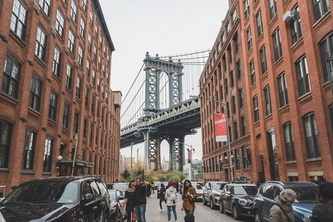
#> input picture img/image_0.jpg, 333 x 222 px, shrunk from 640 x 426 before the run
$ python '2 - Concatenar imagenes.py'
#> lines starting #> are read from the running program, lines starting #| are printed output that depends on the picture
import cv2
import numpy as np

# Carga
img_1 = cv2.imread("img/image_0.jpg")
#> img_1 is the input picture: shape (222, 333, 3); mean B, G, R 106.5, 113.9, 130.7
img_2 = cv2.imread("img/image_1.jpg")
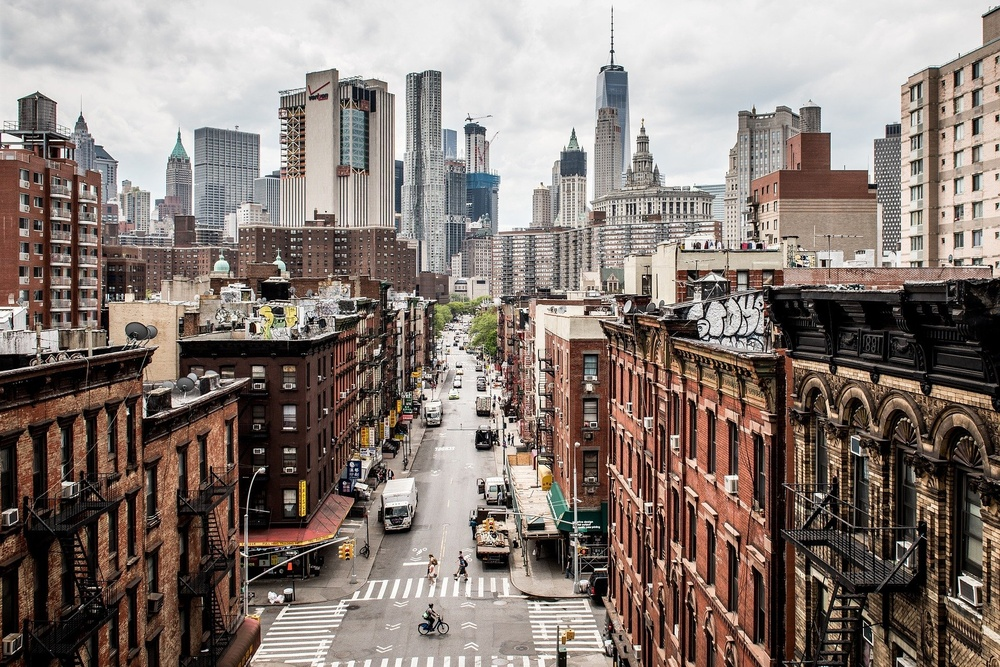
#> input picture img/image_1.jpg, 1000 x 667 px, shrunk from 1920 x 1280 before the run
#> img_2 is the input picture: shape (667, 1000, 3); mean B, G, R 117.4, 123.8, 136.1

# Concatenar imagenes horizontalmente y verticamente
# Las imagenes tienen que tener la misma resolución
# Las matrices deben tener las mismas dimensiones
img_horizontal = np.hstack((img_1, img_1))
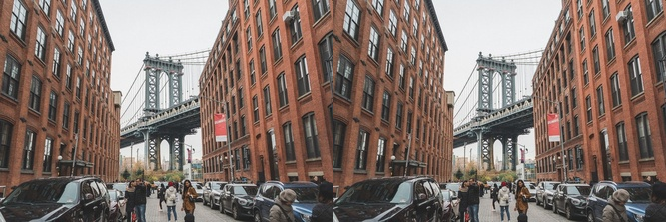
#> img_horizontal: shape (222, 666, 3); mean B, G, R 106.5, 113.9, 130.7
img_vertical = np.vstack((img_1, img_1))
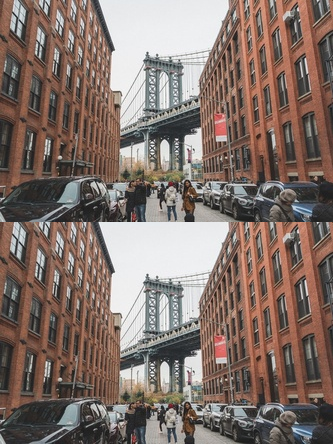
#> img_vertical: shape (444, 333, 3); mean B, G, R 106.5, 113.9, 130.7

# img_horizontal = np.hstack((img_1, img_2))  # Imagenes con distintas resoluciones
# img_vertical = np.vstack((img_1, img_2))  # Imagenes con distintas resoluciones

# Visualización
cv2.imshow("Imagen horizontal", img_horizontal)
cv2.imshow("Imagen vertical", img_vertical)

cv2.waitKey(0)  # Espera hasta que se presione una tecla para cerrar
cv2.destroyAllWindows()
